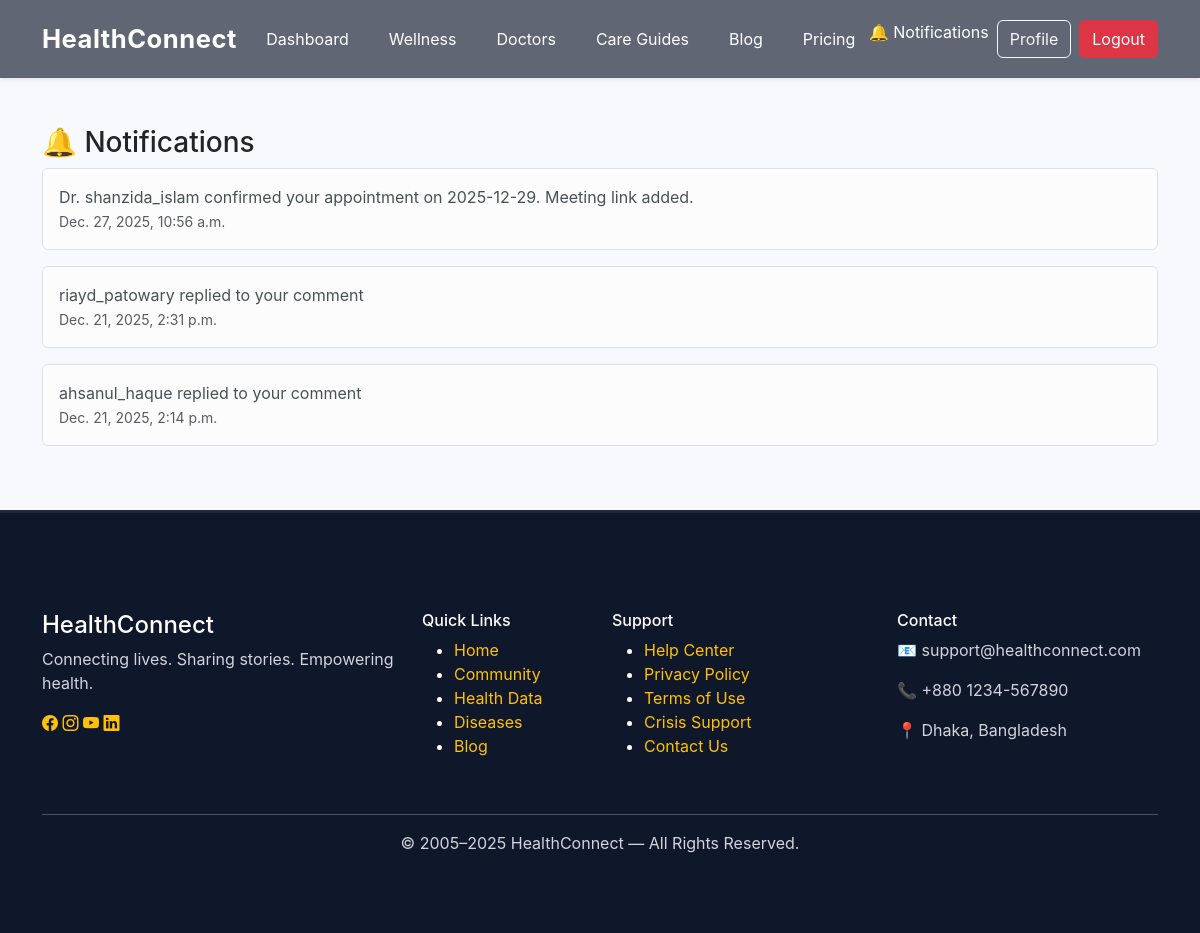
Page /blog/notifications/ (signed in) on the earlier database version.
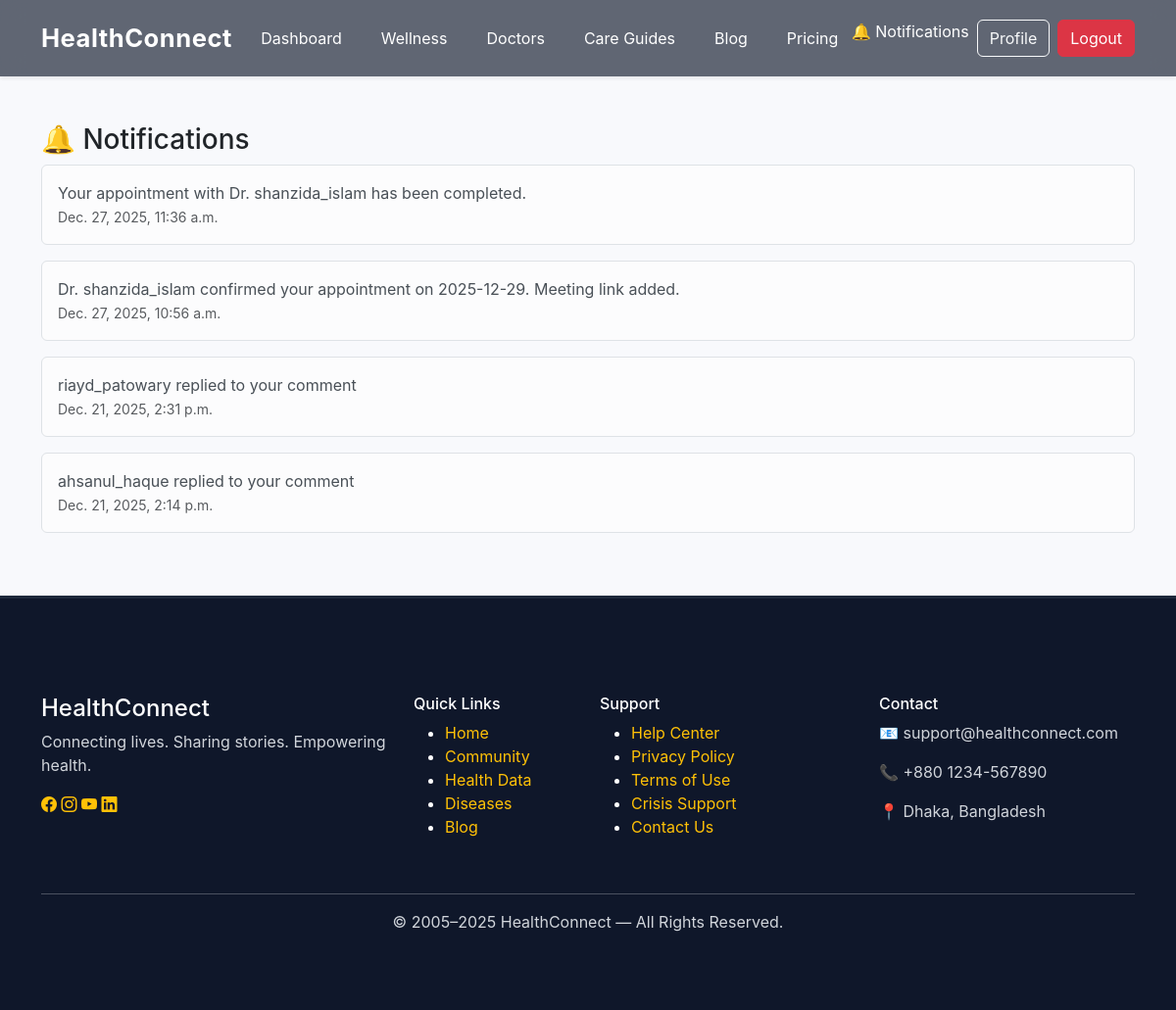
Same page on the later database version.
### blog/models.py (models this page shows, shortened)
class Notification(models.Model):
    user = models.ForeignKey(
        settings.AUTH_USER_MODEL,
        on_delete=models.CASCADE,
        related_name="notifications"
    )
    message = models.CharField(max_length=255)
    is_read = models.BooleanField(default=False)
    created_at = models.DateTimeField(auto_now_add=True)

### blog/views.py (the view)
# urls.py: path("notifications/", views.notifications, name="notifications"),
@login_required
def notifications(request):
    notes = request.user.notifications.order_by("-created_at")
    notes.update(is_read=True)
    return render(request, "blog/notifications.html", {"notes": notes})

### blog/context_processors.py (called while the page is built)
def unread_notifications(request):
    if request.user.is_authenticated:
        return {
            "unread_count": request.user.notifications.filter(is_read=False).count()
        }
    return {"unread_count": 0}

### blog/templates/blog/notifications.html
{% extends "base.html" %}
{% block content %}
<div class="container py-5">
  <h3>🔔 Notifications</h3>
  {% for n in notes %}
    <div class="alert alert-light border">
      {{ n.message }}
      <br>
      <small class="text-muted">{{ n.created_at }}</small>
    </div>
  {% empty %}
    <p>No notifications yet.</p>
  {% endfor %}
</div>
{% endblock %}

Differences in the rows shown:
added Notification: message "Your appointment with Dr. shanzida_islam has been completed.", created_at "Dec. 27, 2025, 11:36 a.m."
